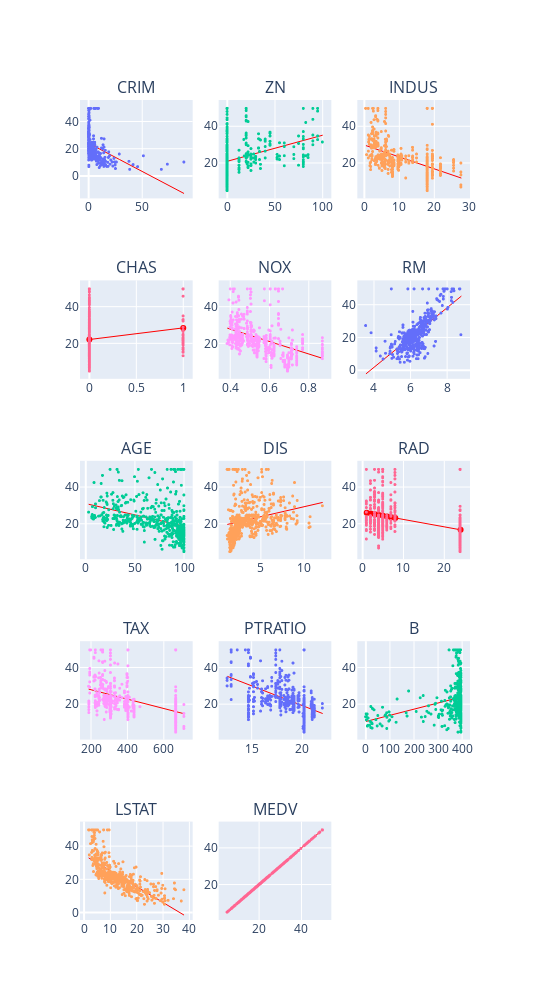

The code cell stored with this chart in its notebook:
### Code cell
total_items = len(df.columns)
items_per_row = 3
total_rows = math.ceil(total_items / items_per_row)

fig = make_subplots(rows=total_rows, cols=items_per_row, subplot_titles=df.columns)

cur_row = 1
cur_col = 1

for index, column in enumerate(df.columns):
    fig.add_trace(go.Scattergl(x=df[column], 
                            y=df['MEDV'], 
                            mode="markers", 
                            marker=dict(size=3)), 
                  row=cur_row, 
                  col=cur_col)
    
    intercept = np.poly1d(np.polyfit(df[column], df['MEDV'], 1))(np.unique(df[column]))
    
    fig.add_trace(go.Scatter(x=np.unique(df[column]), 
                             y=intercept, 
                             line=dict(color='red', width=1)), 
                  row=cur_row, 
                  col=cur_col)
    
    if cur_col % items_per_row == 0:
        cur_col = 1
        cur_row = cur_row + 1
    else:
        cur_col = cur_col + 1
    

fig.update_layout(height=1000, width=550, showlegend=False)
fig.show()

### Figure 1 — Plotly figure (JSON) as saved in the notebook; plotly's stock layout.template omitted (floating-point values rounded to 4 significant figures; data arrays with more than 128 entries replaced by an {"elided": "..."} marker saying what was removed)
{"data": [{"marker": {"size": 3}, "mode": "markers", "type": "scattergl", "x": {"elided": "506 float values"}, "xaxis": "x", "y": {"elided": "506 float values"}, "yaxis": "y"}, {"line": {"color": "red", "width": 1}, "type": "scatter", "x": {"elided": "504 float values"}, "xaxis": "x", "y": {"elided": "504 float values"}, "yaxis": "y"}, {"marker": {"size": 3}, "mode": "markers", "type": "scattergl", "x": {"elided": "506 float values"}, "xaxis": "x2", "y": {"elided": "506 float values"}, "yaxis": "y2"}, {"line": {"color": "red", "width": 1}, "type": "scatter", "x": [0, 12.5, 17.5, 18, 20, 21, 22, 25, 28, 30, 33, 34, 35, 40, 45, 52.5, 55, 60, 70, 75, 80, 82.5, 85, 90, 95, 100], "xaxis": "x2", "y": [20.92, 22.69, 23.41, 23.48, 23.76, 23.9, 24.04, 24.47, 24.9, 25.18, 25.61, 25.75, 25.89, 26.6, 27.31, 28.38, 28.74, 29.45, 30.87, 31.58, 32.29, 32.64, 33.0, 33.71, 34.42, 35.13], "yaxis": "y2"}, {"marker": {"size": 3}, "mode": "markers", "type": "scattergl", "x": {"elided": "506 float values"}, "xaxis": "x3", "y": {"elided": "506 float values"}, "yaxis": "y3"}, {"line": {"color": "red", "width": 1}, "type": "scatter", "x": [0.46, 0.74, 1.21, 1.22, 1.25, 1.32, 1.38, 1.47, 1.52, 1.69, 1.76, 1.89, 1.91, 2.01, 2.02, 2.03, 2.18, 2.24, 2.25, 2.31, 2.46, 2.68, 2.89, 2.93, 2.95, 2.97, 3.24, 3.33, 3.37, 3.41, 3.44, 3.64, 3.75, 3.78, 3.97, 4, 4.05, 4.15, 4.39, 4.49, 4.86, 4.93, 4.95, 5.13, 5.19, 5.32, 5.64, 5.86, 5.96, 6.06, 6.07, 6.09, 6.2, 6.41, 6.91, 6.96, 7.07, 7.38, 7.87, 8.14, 8.56, 9.69, 9.9, 10.01, 10.59, 10.81, 11.93, 12.83, 13.89, 13.92, 15.04, 18.1, 19.58, 21.89, 25.65, 27.74], "xaxis": "x3", "y": [29.46, 29.28, 28.97, 28.96, 28.94, 28.9, 28.86, 28.8, 28.77, 28.66, 28.61, 28.53, 28.52, 28.45, 28.44, 28.44, 28.34, 28.3, 28.3, 28.26, 28.16, 28.02, 27.88, 27.85, 27.84, 27.83, 27.65, 27.6, 27.57, 27.54, 27.52, 27.39, 27.32, 27.3, 27.18, 27.16, 27.13, 27.06, 26.91, 26.84, 26.6, 26.56, 26.54, 26.43, 26.39, 26.3, 26.1, 25.95, 25.89, 25.83, 25.82, 25.81, 25.73, 25.6, 25.27, 25.24, 25.17, 24.97, 24.65, 24.48, 24.2, 23.47, 23.33, 23.26, 22.89, 22.74, 22.02, 21.43, 20.75, 20.73, 20.0, 18.02, 17.06, 15.56, 13.12, 11.77], "yaxis": "y3"}, {"marker": {"size": 3}, "mode": "markers", "type": "scattergl", "x": {"elided": "506 int values"}, "xaxis": "x4", "y": {"elided": "506 float values"}, "yaxis": "y4"}, {"line": {"color": "red", "width": 1}, "type": "scatter", "x": [0, 1], "xaxis": "x4", "y": [22.09, 28.44], "yaxis": "y4"}, {"marker": {"size": 3}, "mode": "markers", "type": "scattergl", "x": {"elided": "506 float values"}, "xaxis": "x5", "y": {"elided": "506 float values"}, "yaxis": "y5"}, {"line": {"color": "red", "width": 1}, "type": "scatter", "x": [0.385, 0.389, 0.392, 0.394, 0.398, 0.4, 0.401, 0.403, 0.404, 0.405, 0.409, 0.41, 0.411, 0.413, 0.415, 0.4161, 0.422, 0.426, 0.428, 0.429, 0.431, 0.433, 0.435, 0.437, 0.4379, 0.439, 0.442, 0.4429, 0.445, 0.447, 0.448, 0.449, 0.453, 0.458, 0.46, 0.464, 0.469, 0.472, 0.484, 0.488, 0.489, 0.493, 0.499, 0.504, 0.507, 0.51, 0.515, 0.518, 0.52, 0.524, 0.532, 0.538, 0.544, 0.547, 0.55, 0.573, 0.575, 0.58, 0.581, 0.583, 0.584, 0.585, 0.597, 0.605, 0.609, 0.614, 0.624, 0.631, 0.647, 0.655, 0.659, 0.668, 0.671, 0.679, 0.693, 0.7, 0.713, 0.718, 0.74, 0.77, 0.871], "xaxis": "x5", "y": [28.29, 28.15, 28.05, 27.98, 27.85, 27.78, 27.75, 27.68, 27.64, 27.61, 27.47, 27.44, 27.41, 27.34, 27.27, 27.23, 27.03, 26.9, 26.83, 26.8, 26.73, 26.66, 26.59, 26.52, 26.49, 26.46, 26.35, 26.32, 26.25, 26.19, 26.15, 26.12, 25.98, 25.81, 25.74, 25.61, 25.44, 25.34, 24.93, 24.79, 24.76, 24.63, 24.42, 24.25, 24.15, 24.05, 23.88, 23.78, 23.71, 23.57, 23.3, 23.1, 22.9, 22.79, 22.69, 21.91, 21.84, 21.67, 21.64, 21.57, 21.54, 21.5, 21.1, 20.83, 20.69, 20.52, 20.18, 19.94, 19.4, 19.13, 19.0, 18.69, 18.59, 18.32, 17.84, 17.6, 17.16, 16.99, 16.25, 15.23, 11.8], "yaxis": "y5"}, {"marker": {"size": 3}, "mode": "markers", "type": "scattergl", "x": {"elided": "506 float values"}, "xaxis": "x6", "y": {"elided": "506 float values"}, "yaxis": "y6"}, {"line": {"color": "red", "width": 1}, "type": "scatter", "x": {"elided": "446 float values"}, "xaxis": "x6", "y": {"elided": "446 float values"}, "yaxis": "y6"}, {"marker": {"size": 3}, "mode": "markers", "type": "scattergl", "x": {"elided": "506 float values"}, "xaxis": "x7", "y": {"elided": "506 float values"}, "yaxis": "y7"}, {"line": {"color": "red", "width": 1}, "type": "scatter", "x": {"elided": "356 float values"}, "xaxis": "x7", "y": {"elided": "356 float values"}, "yaxis": "y7"}, {"marker": {"size": 3}, "mode": "markers", "type": "scattergl", "x": {"elided": "506 float values"}, "xaxis": "x8", "y": {"elided": "506 float values"}, "yaxis": "y8"}, {"line": {"color": "red", "width": 1}, "type": "scatter", "x": {"elided": "412 float values"}, "xaxis": "x8", "y": {"elided": "412 float values"}, "yaxis": "y8"}, {"marker": {"size": 3}, "mode": "markers", "type": "scattergl", "x": {"elided": "506 int values"}, "xaxis": "x9", "y": {"elided": "506 float values"}, "yaxis": "y9"}, {"line": {"color": "red", "width": 1}, "type": "scatter", "x": [1, 2, 3, 4, 5, 6, 7, 8, 24], "xaxis": "x9", "y": [25.98, 25.58, 25.17, 24.77, 24.37, 23.96, 23.56, 23.16, 16.71], "yaxis": "y9"}, {"marker": {"size": 3}, "mode": "markers", "type": "scattergl", "x": {"elided": "506 int values"}, "xaxis": "x10", "y": {"elided": "506 float values"}, "yaxis": "y10"}, {"line": {"color": "red", "width": 1}, "type": "scatter", "x": [187, 188, 193, 198, 216, 222, 223, 224, 226, 233, 241, 242, 243, 244, 245, 247, 252, 254, 255, 256, 264, 265, 270, 273, 276, 277, 279, 280, 281, 284, 285, 287, 289, 293, 296, 300, 304, 305, 307, 311, 313, 315, 329, 330, 334, 335, 337, 345, 348, 351, 352, 358, 370, 384, 391, 398, 402, 403, 411, 422, 430, 432, 437, 469, 666, 711], "xaxis": "x10", "y": [28.19, 28.16, 28.04, 27.91, 27.45, 27.29, 27.27, 27.24, 27.19, 27.01, 26.81, 26.78, 26.76, 26.73, 26.71, 26.66, 26.53, 26.48, 26.45, 26.43, 26.22, 26.2, 26.07, 25.99, 25.91, 25.89, 25.84, 25.81, 25.79, 25.71, 25.68, 25.63, 25.58, 25.48, 25.4, 25.3, 25.2, 25.17, 25.12, 25.02, 24.97, 24.92, 24.56, 24.53, 24.43, 24.41, 24.35, 24.15, 24.07, 24.0, 23.97, 23.82, 23.51, 23.15, 22.97, 22.79, 22.69, 22.67, 22.46, 22.18, 21.98, 21.93, 21.8, 20.98, 15.94, 14.79], "yaxis": "y10"}, {"marker": {"size": 3}, "mode": "markers", "type": "scattergl", "x": {"elided": "506 float values"}, "xaxis": "x11", "y": {"elided": "506 float values"}, "yaxis": "y11"}, {"line": {"color": "red", "width": 1}, "type": "scatter", "x": [12.6, 13, 13.6, 14.4, 14.7, 14.8, 14.9, 15.1, 15.2, 15.3, 15.5, 15.6, 15.9, 16, 16.1, 16.4, 16.6, 16.8, 16.9, 17, 17.3, 17.4, 17.6, 17.8, 17.9, 18, 18.2, 18.3, 18.4, 18.5, 18.6, 18.7, 18.8, 18.9, 19, 19.1, 19.2, 19.6, 19.7, 20.1, 20.2, 20.9, 21, 21.1, 21.2, 22], "xaxis": "x11", "y": [35.16, 34.3, 33.01, 31.28, 30.63, 30.42, 30.2, 29.77, 29.56, 29.34, 28.91, 28.69, 28.05, 27.83, 27.61, 26.97, 26.54, 26.1, 25.89, 25.67, 25.03, 24.81, 24.38, 23.95, 23.73, 23.52, 23.08, 22.87, 22.65, 22.44, 22.22, 22.01, 21.79, 21.57, 21.36, 21.14, 20.93, 20.06, 19.85, 18.99, 18.77, 17.26, 17.04, 16.83, 16.61, 14.89], "yaxis": "y11"}, {"marker": {"size": 3}, "mode": "markers", "type": "scattergl", "x": {"elided": "506 float values"}, "xaxis": "x12", "y": {"elided": "506 float values"}, "yaxis": "y12"}, {"line": {"color": "red", "width": 1}, "type": "scatter", "x": {"elided": "357 float values"}, "xaxis": "x12", "y": {"elided": "357 float values"}, "yaxis": "y12"}, {"marker": {"size": 3}, "mode": "markers", "type": "scattergl", "x": {"elided": "506 float values"}, "xaxis": "x13", "y": {"elided": "506 float values"}, "yaxis": "y13"}, {"line": {"color": "red", "width": 1}, "type": "scatter", "x": {"elided": "455 float values"}, "xaxis": "x13", "y": {"elided": "455 float values"}, "yaxis": "y13"}, {"marker": {"size": 3}, "mode": "markers", "type": "scattergl", "x": {"elided": "506 float values"}, "xaxis": "x14", "y": {"elided": "506 float values"}, "yaxis": "y14"}, {"line": {"color": "red", "width": 1}, "type": "scatter", "x": {"elided": "229 float values"}, "xaxis": "x14", "y": {"elided": "229 float values"}, "yaxis": "y14"}], "layout": {"annotations": [{"font": {"size": 16}, "showarrow": false, "text": "CRIM", "x": 0.1444, "xanchor": "center", "xref": "paper", "y": 1, "yanchor": "bottom", "yref": "paper"}, {"font": {"size": 16}, "showarrow": false, "text": "ZN", "x": 0.5, "xanchor": "center", "xref": "paper", "y": 1, "yanchor": "bottom", "yref": "paper"}, {"font": {"size": 16}, "showarrow": false, "text": "INDUS", "x": 0.8556, "xanchor": "center", "xref": "paper", "y": 1, "yanchor": "bottom", "yref": "paper"}, {"font": {"size": 16}, "showarrow": false, "text": "CHAS", "x": 0.1444, "xanchor": "center", "xref": "paper", "y": 0.78, "yanchor": "bottom", "yref": "paper"}, {"font": {"size": 16}, "showarrow": false, "text": "NOX", "x": 0.5, "xanchor": "center", "xref": "paper", "y": 0.78, "yanchor": "bottom", "yref": "paper"}, {"font": {"size": 16}, "showarrow": false, "text": "RM", "x": 0.8556, "xanchor": "center", "xref": "paper", "y": 0.78, "yanchor": "bottom", "yref": "paper"}, {"font": {"size": 16}, "showarrow": false, "text": "AGE", "x": 0.1444, "xanchor": "center", "xref": "paper", "y": 0.56, "yanchor": "bottom", "yref": "paper"}, {"font": {"size": 16}, "showarrow": false, "text": "DIS", "x": 0.5, "xanchor": "center", "xref": "paper", "y": 0.56, "yanchor": "bottom", "yref": "paper"}, {"font": {"size": 16}, "showarrow": false, "text": "RAD", "x": 0.8556, "xanchor": "center", "xref": "paper", "y": 0.56, "yanchor": "bottom", "yref": "paper"}, {"font": {"size": 16}, "showarrow": false, "text": "TAX", "x": 0.1444, "xanchor": "center", "xref": "paper", "y": 0.34, "yanchor": "bottom", "yref": "paper"}, {"font": {"size": 16}, "showarrow": false, "text": "PTRATIO", "x": 0.5, "xanchor": "center", "xref": "paper", "y": 0.34, "yanchor": "bottom", "yref": "paper"}, {"font": {"size": 16}, "showarrow": false, "text": "B", "x": 0.8556, "xanchor": "center", "xref": "paper", "y": 0.34, "yanchor": "bottom", "yref": "paper"}, {"font": {"size": 16}, "showarrow": false, "text": "LSTAT", "x": 0.1444, "xanchor": "center", "xref": "paper", "y": 0.12, "yanchor": "bottom", "yref": "paper"}, {"font": {"size": 16}, "showarrow": false, "text": "MEDV", "x": 0.5, "xanchor": "center", "xref": "paper", "y": 0.12, "yanchor": "bottom", "yref": "paper"}], "height": 1000, "showlegend": false, "width": 550, "xaxis": {"anchor": "y", "domain": [0, 0.2889]}, "xaxis10": {"anchor": "y10", "domain": [0, 0.2889]}, "xaxis11": {"anchor": "y11", "domain": [0.3556, 0.6444]}, "xaxis12": {"anchor": "y12", "domain": [0.7111, 1]}, "xaxis13": {"anchor": "y13", "domain": [0, 0.2889]}, "xaxis14": {"anchor": "y14", "domain": [0.3556, 0.6444]}, "xaxis15": {"anchor": "y15", "domain": [0.7111, 1]}, "xaxis2": {"anchor": "y2", "domain": [0.3556, 0.6444]}, "xaxis3": {"anchor": "y3", "domain": [0.7111, 1]}, "xaxis4": {"anchor": "y4", "domain": [0, 0.2889]}, "xaxis5": {"anchor": "y5", "domain": [0.3556, 0.6444]}, "xaxis6": {"anchor": "y6", "domain": [0.7111, 1]}, "xaxis7": {"anchor": "y7", "domain": [0, 0.2889]}, "xaxis8": {"anchor": "y8", "domain": [0.3556, 0.6444]}, "xaxis9": {"anchor": "y9", "domain": [0.7111, 1]}, "yaxis": {"anchor": "x", "domain": [0.88, 1]}, "yaxis10": {"anchor": "x10", "domain": [0.22, 0.34]}, "yaxis11": {"anchor": "x11", "domain": [0.22, 0.34]}, "yaxis12": {"anchor": "x12", "domain": [0.22, 0.34]}, "yaxis13": {"anchor": "x13", "domain": [0, 0.12]}, "yaxis14": {"anchor": "x14", "domain": [0, 0.12]}, "yaxis15": {"anchor": "x15", "domain": [0, 0.12]}, "yaxis2": {"anchor": "x2", "domain": [0.88, 1]}, "yaxis3": {"anchor": "x3", "domain": [0.88, 1]}, "yaxis4": {"anchor": "x4", "domain": [0.66, 0.78]}, "yaxis5": {"anchor": "x5", "domain": [0.66, 0.78]}, "yaxis6": {"anchor": "x6", "domain": [0.66, 0.78]}, "yaxis7": {"anchor": "x7", "domain": [0.44, 0.56]}, "yaxis8": {"anchor": "x8", "domain": [0.44, 0.56]}, "yaxis9": {"anchor": "x9", "domain": [0.44, 0.56]}}}
